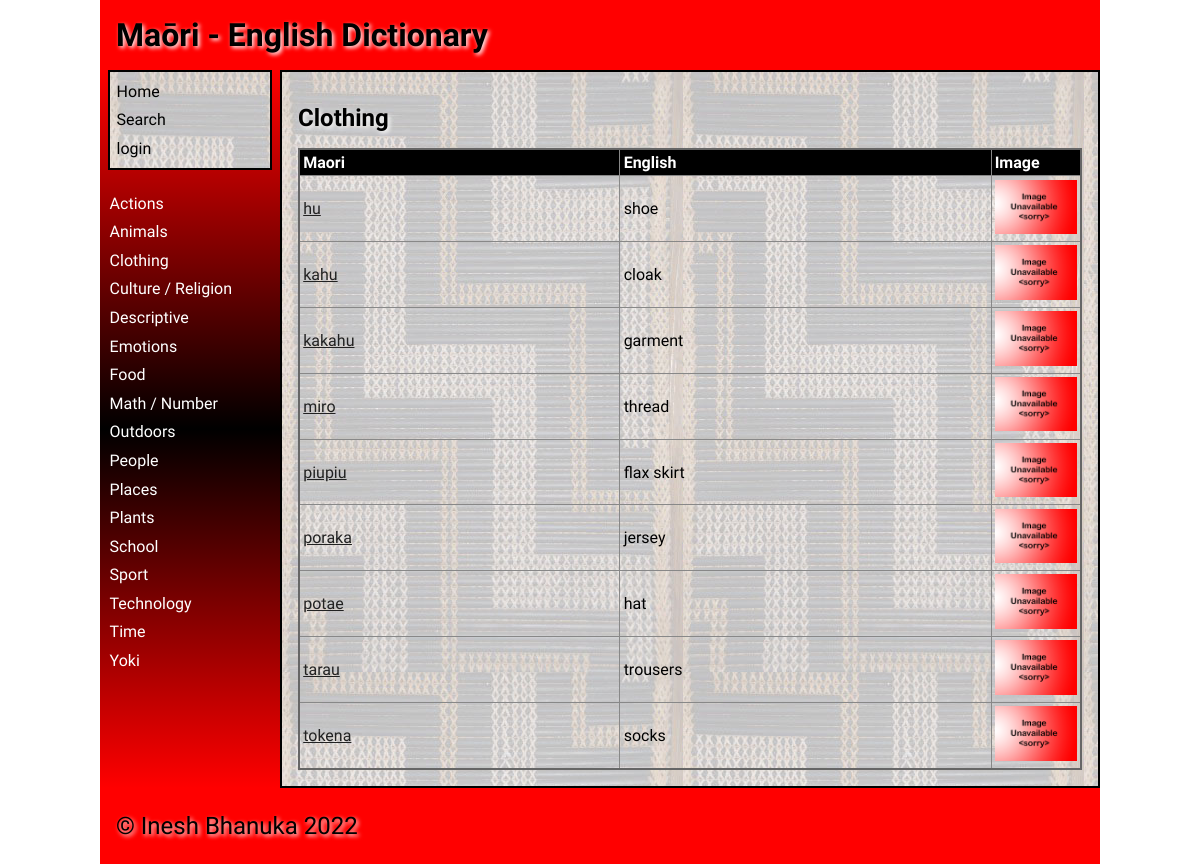
The page /category/3 on the database its author committed.
### tables this page shows
CREATE TABLE "category"
(
    id            integer
        primary key autoincrement,
    category_name varchar(30) not null
);

CREATE TABLE "dictionary"
(
    id          integer
        primary key autoincrement,
    maori       varchar(30)   not null,
    english     varchar(30)   not null,
    description varchar(1000) not null,
    level       integer       not null,
    category_id integer       not null
        references category
            on delete cascade,
    user_id     integer
                              references user_details
                                  on delete set null,
    date_added  datetime      not null
);

### app.py (the view)
@app.route('/category/<category_id>', methods=["POST", "GET"])
def render_category(category_id):
    if request.method == "POST":
        is_valid, return_url = validate_add_word(request.form, category_id)
        if not is_valid:
            return redirect(return_url)
        return redirect(f'/category/{category_id}')
    words = get_category_words(category_id)
    if words is None:
        return redirect('/?error=Category+could+not+be+retrieved+unknown+error')
    image_names = get_image_filenames(words)
    error = request.args.get('error')
    return render_template('category.html',
                           category_words=words,
                           logged_in=is_logged_in(),
                           image_names=image_names,
                           error=error,
                           category_list=get_categories(),
                           allow_edit=allow_edit(),
                           current_user=get_user())

### data_access.py (called while the page is built)
def execute_query(query, args=None):
    connection = get_connection(DATABASE)
    cursor = connection.cursor()
    try:
        if args is None:
            cursor.execute(query)
        else:
            cursor.execute(query, args)
        query_results = cursor.fetchall()
    except sqlite3.Error as e:
        return e
    finally:
        if connection is not None:
            connection.close()
    return query_results

def get_connection(db_file):
    try:
        connection = sqlite3.connect(db_file)
        connection.execute('pragma foreign_keys=ON')
        return connection
    except Error as e:
        print(e)
    return None

def get_category_list():
    category_list = execute_query("SELECT * FROM category ORDER BY category_name")
    if issubclass(type(category_list), Error):
        return []
    return category_list

def get_words(category_id):
    query = """SELECT c.category_name, d.maori, d.english, d.id, c.id
               FROM category c
               LEFT JOIN dictionary d on c.id = d.category_id
               WHERE c.id = ?
               ORDER BY maori, english"""
    query_results = execute_query(query, [category_id])
    if issubclass(type(query_results), Error) or len(query_results) == 0:
        return None
    return query_results

### services.py (called while the page is built)
def is_logged_in():
    if session.get('email') is None:
        return False
    else:
        return True

def allow_edit():
    if not is_logged_in():
        return False
    email = session.get('email')
    allow = get_allow_edit(email)
    if allow is None:
        return False
    return allow

def get_categories():
    return get_category_list()

def get_category_words(category_id):
    return get_words(category_id)

def get_user():
    first_name = session.get('first_name')
    if first_name is None:
        user_details = ""
    else:
        last_name = session.get('last_name')
        user_type = session.get('user_type').title()
        user_details = f"{first_name} {last_name} ({user_type})"
    return user_details

def get_image_filename(english_name):
    path_file = f"{IMAGE_PATH}{english_name}.*"
    listing = glob.glob(path_file)
    for filename in listing:
        return os.path.basename(filename)
    return NO_IMAGE_FILENAME

def get_image_filenames(words):
    image_names = []
    for word in words:
        image_names.append(get_image_filename(word[2]))
    return image_names

### templates/category.html (shortened to what this page needs)
{% extends "base.html" %}
{% block main %}
    {% if logged_in and allow_edit %}
        <h2>{{ category_words[0][0] }} <strong>-</strong> <a href="\delete_category\{{ category_words[0][4] }}">Delete Category</a></h2>
    {% else %}
        <h2>{{ category_words[0][0] }}</h2>
    {% endif %}
    <table class="table">
        <thead>
            <tr>
                <th><strong>Maori</strong></th>
                <th><strong>English</strong></th>
                <th><strong>Image</strong></th>
            </tr>
        </thead>
        <tbody>
            {% for word in category_words %}
                <tr>
                    {% if word[1] != None %}
                        <td><a href="\word\{{ word[3] }}?breadcrumb=/category/{{ category_words[0][4] }}">{{ word[1] }}</a></td>
                        <td>{{ word[2] }}</td>
                        <td><img class="thumb" src= "../static/images/{{ image_names[loop.index0]}}" alt="Word image"></td>
                    {% endif %}
                </tr>
            {% endfor %}
        </tbody>
    </table>
{% endblock %}

### templates/base.html (shortened to what this page needs)
<!doctype html>
<html lang="en">
<head>
	<link href="{{ url_for('static', filename='css/style.css') }}" rel="stylesheet">
</head>
<body>
	<div id="container">
		<header>
			<span class="heading">Maōri - English Dictionary</span>
            <span class="right">{{ current_user }}</span>
		</header>
		<nav style="padding-top: 0">
			<ul>
                <div class="main-links">
                    <li><a href="/" style="color: black;">Home</a></li>
                    <li><a href="/search/~" style="color: black;">Search</a></li>
                    {% if logged_in %}
                        {% if allow_edit %}
                            <li><a href="/add_category" style="color: black;">Add Category</a></li>
                        {% endif %}
                        <li><a href="/logout" style="color: black;">Logout</a></li>
                    {% else %}
                        <li><a href="/login" style="color: black;">login</a></li>
                    {% endif %}
                </div>
                <br>
                {% for category in category_list %}
                    <li><a href="/category/{{ category[0] }}">{{ category[1] }}</a></li>
                {% endfor %}
			</ul>
		</nav>
		<main style="border: solid black 2px">
            {% block main %}{% endblock %}
        </main>
		<footer>
			<p>
				&copy; Inesh Bhanuka 2022
			</p>
		</footer>
	</div>
</body>
</html>

### static/css/style.css (style rules this page uses)
* { font-family: Comfortaa, sans-serif; margin: 0; padding: 0; box-sizing: border-box; }
.main-links { background-image: url('../images/poutama.jpg'); padding: 5px; color: black !important; border: solid black 2px; }
#container { display: grid; grid-template-columns: 75px auto; grid-template-areas: 'nav header' 'main main' 'footer footer'; }
header { grid-area: header; background-color: #f00; padding: 1rem; }
nav { grid-area: nav; }
main { grid-area: main; padding: 1rem; background-color: #edd; }
h1, h2, h3, h4 { padding: 1rem 0; font-family: 'Suez One', serif; color: #000; text-shadow: 2px 2px 4px #fff; }
p { padding: 0.5rem 0; }
a { color: #222; }
img { width: 100%; }
table { width: 100%; border: 2px solid #666; border-collapse: collapse; }
table thead { background-color: black; color: white; }
th, td { border: 1px solid #888; padding: 0.2rem; text-align: left; }
th { background-color: #000000; color: #ffffff; }
tr th:last-child { width: 90px; }
tr td:last-child { width: 90px; }
.thumb { max-width: 90px; }
footer { grid-area: footer; padding: 1rem; background-color: #f00; }
footer p { color: #000; text-shadow: 2px 2px 4px #fff; font-size: 1.5rem; }
.right { float: right; padding: 10px; font-weight: bold; font-family: 'Suez One', serif; text-shadow: 2px 2px 4px #fff; }
.heading { font-size: 2em; margin-block-start: 0.67em; margin-block-end: 0.67em; margin-inline-start: 0; margin-inline-end: 0; font-weight: bold; padding: 1rem 0; font-family: 'Suez One', serif; color: #000; text-shadow: 2px 2px 4px #fff; }
@media only screen and (min-width: 768px) { #container { grid-template-columns: 180px auto; grid-template-areas: 'header header' 'nav main' 'footer footer'; } }
@media only screen and (min-width: 768px) { nav { background: linear-gradient(180deg, rgba(255,0,0,1) 0%, rgba(0, 0, 0, 1) 50%, rgba(255,0,0,1) 100%); padding: 0.5rem; } }
@media only screen and (min-width: 768px) { nav ul { list-style: none; } }
@media only screen and (min-width: 768px) { nav li { padding: 0.3rem 0 0.3rem 0.1rem; } }
@media only screen and (min-width: 768px) { nav a { color: #fff; text-decoration: none; } }
@media only screen and (min-width: 768px) { main { background-image: url('../images/poutama.jpg'); } }
@media only screen and (min-width: 1000px) { #container { width: 1000px; margin: auto; } }

### rows shown on the page
category: category_name "Actions"
category: category_name "Animals"
category: category_name "Clothing"
category: category_name "Culture / Religion"
category: category_name "Descriptive"
category: category_name "Emotions"
category: category_name "Food"
category: category_name "Math / Number"
category: category_name "Outdoors"
category: category_name "People"
category: category_name "Places"
category: category_name "Plants"
category: category_name "School"
category: category_name "Sport"
category: category_name "Technology"
category: category_name "Time"
category: category_name "Yoki"
dictionary: maori "hu", english "shoe"
dictionary: maori "kahu", english "cloak"
dictionary: maori "kakahu", english "garment"
dictionary: maori "miro", english "thread"
dictionary: maori "piupiu", english "flax skirt"
dictionary: maori "poraka", english "jersey"
dictionary: maori "potae", english "hat"
dictionary: maori "tarau", english "trousers"
dictionary: maori "tokena", english "socks"
